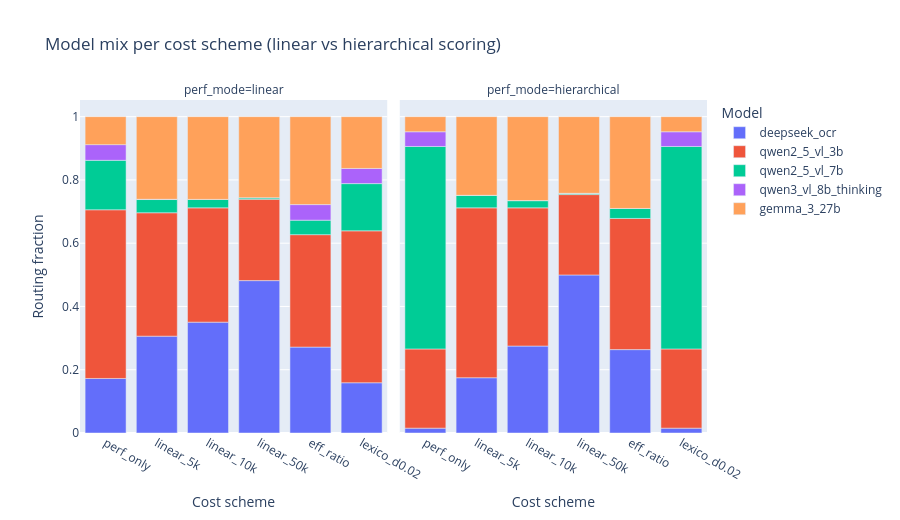

The notebook cell saved with this chart:
### Code cell
# Routing mixture comparison for every cost scheme using Plotly
scheme_order = ['perf_only', 'linear_5k', 'linear_10k', 'linear_50k', 'eff_ratio', 'lexico_d0.02']
routing_plot_df = hier_cost_routing_df.copy()
routing_plot_df['cost_scheme'] = pd.Categorical(routing_plot_df['cost_scheme'], categories=scheme_order, ordered=True)
routing_plot_df['perf_mode'] = pd.Categorical(routing_plot_df['perf_mode'], categories=['linear', 'hierarchical'], ordered=True)

fig = px.bar(
    routing_plot_df,
    x='cost_scheme',
    y='fraction',
    color='model_name',
    facet_col='perf_mode',
    category_orders={'cost_scheme': scheme_order, 'model_name': model_names},
    labels={'fraction': 'Routing fraction', 'cost_scheme': 'Cost scheme'},
    title='Model mix per cost scheme (linear vs hierarchical scoring)',
)
fig.update_layout(height=520, legend_title_text='Model')
fig.update_yaxes(matches=None, rangemode='tozero')
fig.show()

### Figure 1 — Plotly figure (JSON) as saved in the notebook; plotly's stock layout.template omitted (floating-point values rounded to 4 significant figures)
{"data": [{"hovertemplate": "model_name=deepseek_ocr<br>perf_mode=linear<br>Cost scheme=%{x}<br>Routing fraction=%{y}<extra></extra>", "legendgroup": "deepseek_ocr", "marker": {"color": "#636efa", "pattern": {"shape": ""}}, "name": "deepseek_ocr", "orientation": "v", "showlegend": true, "textposition": "auto", "type": "bar", "x": ["perf_only", "linear_5k", "linear_10k", "linear_50k", "eff_ratio", "lexico_d0.02"], "xaxis": "x", "y": [0.1724, 0.3061, 0.3504, 0.4817, 0.2716, 0.1588], "yaxis": "y"}, {"hovertemplate": "model_name=deepseek_ocr<br>perf_mode=hierarchical<br>Cost scheme=%{x}<br>Routing fraction=%{y}<extra></extra>", "legendgroup": "deepseek_ocr", "marker": {"color": "#636efa", "pattern": {"shape": ""}}, "name": "deepseek_ocr", "orientation": "v", "showlegend": false, "textposition": "auto", "type": "bar", "x": ["perf_only", "linear_5k", "linear_10k", "linear_50k", "eff_ratio", "lexico_d0.02"], "xaxis": "x2", "y": [0.01534, 0.1748, 0.2749, 0.4996, 0.2636, 0.01534], "yaxis": "y2"}, {"hovertemplate": "model_name=qwen2_5_vl_3b<br>perf_mode=linear<br>Cost scheme=%{x}<br>Routing fraction=%{y}<extra></extra>", "legendgroup": "qwen2_5_vl_3b", "marker": {"color": "#EF553B", "pattern": {"shape": ""}}, "name": "qwen2_5_vl_3b", "orientation": "v", "showlegend": true, "textposition": "auto", "type": "bar", "x": ["perf_only", "linear_5k", "linear_10k", "linear_50k", "eff_ratio", "lexico_d0.02"], "xaxis": "x", "y": [0.5333, 0.3901, 0.3613, 0.2573, 0.3554, 0.4802], "yaxis": "y"}, {"hovertemplate": "model_name=qwen2_5_vl_3b<br>perf_mode=hierarchical<br>Cost scheme=%{x}<br>Routing fraction=%{y}<extra></extra>", "legendgroup": "qwen2_5_vl_3b", "marker": {"color": "#EF553B", "pattern": {"shape": ""}}, "name": "qwen2_5_vl_3b", "orientation": "v", "showlegend": false, "textposition": "auto", "type": "bar", "x": ["perf_only", "linear_5k", "linear_10k", "linear_50k", "eff_ratio", "lexico_d0.02"], "xaxis": "x2", "y": [0.2503, 0.537, 0.4368, 0.2541, 0.4147, 0.2503], "yaxis": "y2"}, {"hovertemplate": "model_name=qwen2_5_vl_7b<br>perf_mode=linear<br>Cost scheme=%{x}<br>Routing fraction=%{y}<extra></extra>", "legendgroup": "qwen2_5_vl_7b", "marker": {"color": "#00cc96", "pattern": {"shape": ""}}, "name": "qwen2_5_vl_7b", "orientation": "v", "showlegend": true, "textposition": "auto", "type": "bar", "x": ["perf_only", "linear_5k", "linear_10k", "linear_50k", "eff_ratio", "lexico_d0.02"], "xaxis": "x", "y": [0.1563, 0.04179, 0.02681, 0.004706, 0.04578, 0.1492], "yaxis": "y"}, {"hovertemplate": "model_name=qwen2_5_vl_7b<br>perf_mode=hierarchical<br>Cost scheme=%{x}<br>Routing fraction=%{y}<extra></extra>", "legendgroup": "qwen2_5_vl_7b", "marker": {"color": "#00cc96", "pattern": {"shape": ""}}, "name": "qwen2_5_vl_7b", "orientation": "v", "showlegend": false, "textposition": "auto", "type": "bar", "x": ["perf_only", "linear_5k", "linear_10k", "linear_50k", "eff_ratio", "lexico_d0.02"], "xaxis": "x2", "y": [0.6401, 0.03962, 0.02294, 0.003971, 0.03149, 0.6401], "yaxis": "y2"}, {"hovertemplate": "model_name=qwen3_vl_8b_thinking<br>perf_mode=linear<br>Cost scheme=%{x}<br>Routing fraction=%{y}<extra></extra>", "legendgroup": "qwen3_vl_8b_thinking", "marker": {"color": "#ab63fa", "pattern": {"shape": ""}}, "name": "qwen3_vl_8b_thinking", "orientation": "v", "showlegend": true, "textposition": "auto", "type": "bar", "x": ["perf_only", "linear_5k", "linear_10k", "linear_50k", "eff_ratio", "lexico_d0.02"], "xaxis": "x", "y": [0.04951, 0.000813, 0.0, 0.0, 0.04922, 0.04792], "yaxis": "y"}, {"hovertemplate": "model_name=qwen3_vl_8b_thinking<br>perf_mode=hierarchical<br>Cost scheme=%{x}<br>Routing fraction=%{y}<extra></extra>", "legendgroup": "qwen3_vl_8b_thinking", "marker": {"color": "#ab63fa", "pattern": {"shape": ""}}, "name": "qwen3_vl_8b_thinking", "orientation": "v", "showlegend": false, "textposition": "auto", "type": "bar", "x": ["perf_only", "linear_5k", "linear_10k", "linear_50k", "eff_ratio", "lexico_d0.02"], "xaxis": "x2", "y": [0.04643, 1.563e-05, 0.0, 0.0, 0.0, 0.04643], "yaxis": "y2"}, {"hovertemplate": "model_name=gemma_3_27b<br>perf_mode=linear<br>Cost scheme=%{x}<br>Routing fraction=%{y}<extra></extra>", "legendgroup": "gemma_3_27b", "marker": {"color": "#FFA15A", "pattern": {"shape": ""}}, "name": "gemma_3_27b", "orientation": "v", "showlegend": true, "textposition": "auto", "type": "bar", "x": ["perf_only", "linear_5k", "linear_10k", "linear_50k", "eff_ratio", "lexico_d0.02"], "xaxis": "x", "y": [0.08849, 0.2612, 0.2615, 0.2563, 0.278, 0.1638], "yaxis": "y"}, {"hovertemplate": "model_name=gemma_3_27b<br>perf_mode=hierarchical<br>Cost scheme=%{x}<br>Routing fraction=%{y}<extra></extra>", "legendgroup": "gemma_3_27b", "marker": {"color": "#FFA15A", "pattern": {"shape": ""}}, "name": "gemma_3_27b", "orientation": "v", "showlegend": false, "textposition": "auto", "type": "bar", "x": ["perf_only", "linear_5k", "linear_10k", "linear_50k", "eff_ratio", "lexico_d0.02"], "xaxis": "x2", "y": [0.04784, 0.2486, 0.2654, 0.2424, 0.2902, 0.04784], "yaxis": "y2"}], "layout": {"annotations": [{"font": {}, "showarrow": false, "text": "perf_mode=linear", "x": 0.245, "xanchor": "center", "xref": "paper", "y": 1, "yanchor": "bottom", "yref": "paper"}, {"font": {}, "showarrow": false, "text": "perf_mode=hierarchical", "x": 0.755, "xanchor": "center", "xref": "paper", "y": 1, "yanchor": "bottom", "yref": "paper"}], "barmode": "relative", "height": 520, "legend": {"title": {"text": "Model"}, "tracegroupgap": 0}, "title": {"text": "Model mix per cost scheme (linear vs hierarchical scoring)"}, "xaxis": {"anchor": "y", "categoryarray": ["perf_only", "linear_5k", "linear_10k", "linear_50k", "eff_ratio", "lexico_d0.02"], "categoryorder": "array", "domain": [0, 0.49], "title": {"text": "Cost scheme"}}, "xaxis2": {"anchor": "y2", "categoryarray": ["perf_only", "linear_5k", "linear_10k", "linear_50k", "eff_ratio", "lexico_d0.02"], "categoryorder": "array", "domain": [0.51, 1], "matches": "x", "title": {"text": "Cost scheme"}}, "yaxis": {"anchor": "x", "domain": [0, 1], "rangemode": "tozero", "title": {"text": "Routing fraction"}}, "yaxis2": {"anchor": "x2", "domain": [0, 1], "rangemode": "tozero", "showticklabels": false}}}
